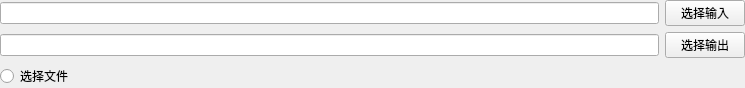
<?xml version="1.0" encoding="UTF-8"?>
<ui version="4.0">
 <class>InputOutputWindow</class>
 <widget class="QWidget" name="InputOutputWindow">
  <property name="geometry">
   <rect>
    <x>0</x>
    <y>0</y>
    <width>745</width>
    <height>83</height>
   </rect>
  </property>
  <property name="sizePolicy">
   <sizepolicy hsizetype="Preferred" vsizetype="Fixed">
    <horstretch>0</horstretch>
    <verstretch>0</verstretch>
   </sizepolicy>
  </property>
  <property name="windowTitle">
   <string>Form</string>
  </property>
  <layout class="QVBoxLayout" name="verticalLayout_2">
   <property name="spacing">
    <number>6</number>
   </property>
   <property name="leftMargin">
    <number>0</number>
   </property>
   <property name="topMargin">
    <number>0</number>
   </property>
   <property name="rightMargin">
    <number>0</number>
   </property>
   <property name="bottomMargin">
    <number>0</number>
   </property>
   <item>
    <layout class="QVBoxLayout" name="verticalLayout">
     <item>
      <layout class="QHBoxLayout" name="horizontalLayout">
       <item>
        <widget class="QLineEdit" name="inputEdit"/>
       </item>
       <item>
        <widget class="QPushButton" name="inputBtn">
         <property name="text">
          <string>选择输入</string>
         </property>
        </widget>
       </item>
      </layout>
     </item>
     <item>
      <layout class="QHBoxLayout" name="horizontalLayout_2">
       <item>
        <widget class="QLineEdit" name="outputEdit"/>
       </item>
       <item>
        <widget class="QPushButton" name="outputBtn">
         <property name="text">
          <string>选择输出</string>
         </property>
        </widget>
       </item>
      </layout>
     </item>
     <item>
      <widget class="QRadioButton" name="selectFileRadioBtn">
       <property name="text">
        <string>选择文件</string>
       </property>
      </widget>
     </item>
    </layout>
   </item>
  </layout>
 </widget>
 <resources/>
 <connections/>
</ui>
